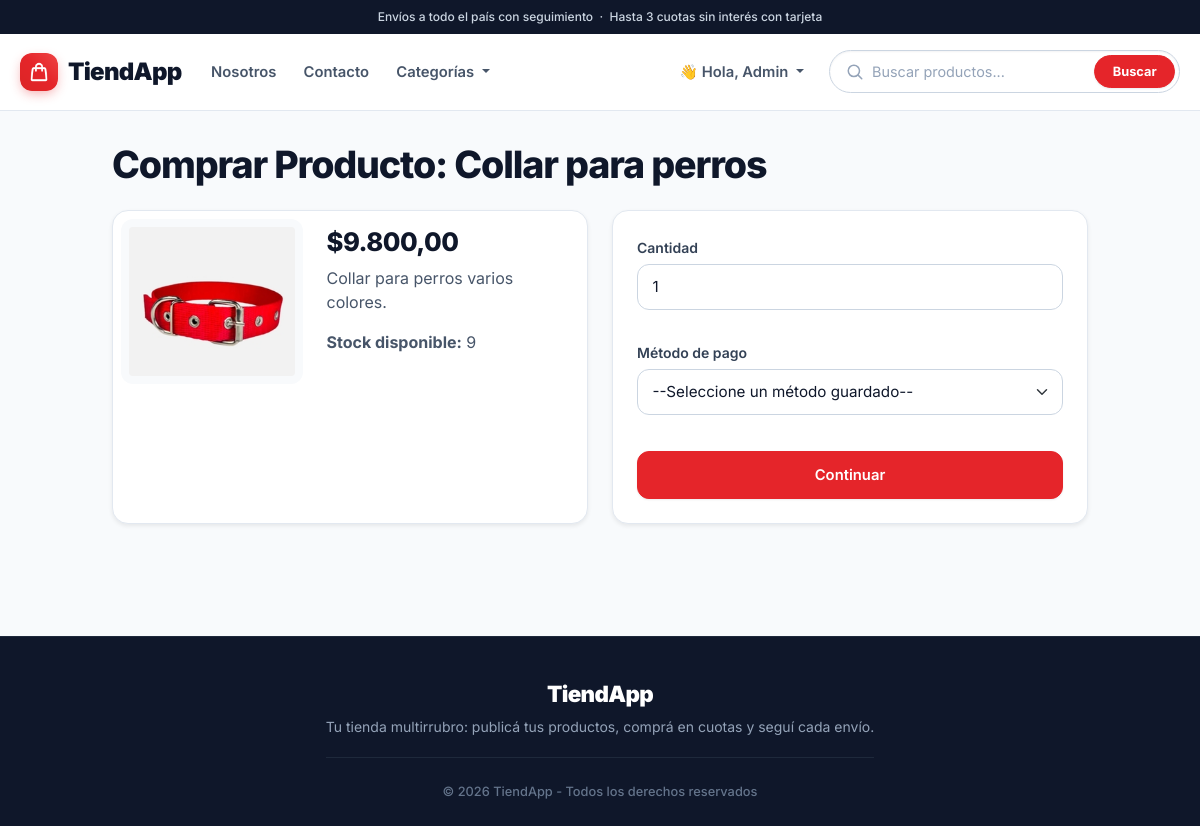
Screenshot of /pages/transaccion.php?id_producto=1 (signed in) with the database file from the repository.
### tables this page shows
CREATE TABLE `productos` (
  `id_producto` int(11) NOT NULL,
  `nombre` varchar(45) NOT NULL,
  `descripcion` text NOT NULL,
  `precio` decimal(10,2) NOT NULL,
  `stock` int(11) NOT NULL,
  `fecha_publicacion` date NOT NULL,
  `fk_categoria` int(11) NOT NULL,
  `fk_usuario` int(11) NOT NULL,
  `fk_estado_producto` int(11) NOT NULL
);

CREATE TABLE `archivos` (
  `id_archivo` int(11) NOT NULL,
  `nombre` varchar(100) NOT NULL,
  `fk_tipo_archivo` int(11) NOT NULL,
  `fk_producto` int(11) NOT NULL
);

### components/permisos.php (called while the page is built, shortened)
<?php
function requiere_login($ruta_login)
{
    return intval($_SESSION['id_usuario']);
}

### pages/transaccion.php (the view, shortened to what this page needs)
<?php
include_once("../components/permisos.php");
$id_usuario = requiere_login("login.php");
$id_producto = intval($_GET['id_producto']);
include_once("../components/header.php");
$check_trans = "
    SELECT t.*
    FROM transacciones t
    INNER JOIN metodos_pagos_usuarios mpu ON t.fk_metodo_pago_usuario = mpu.id_metodo_pago_usuario
    WHERE t.fk_producto = $id_producto
      AND t.fk_estado_transaccion = 1
      AND mpu.fk_usuario = $id_usuario
";
$res_trans = mysqli_query($con, $check_trans);
$trans_pendiente = $res_trans && mysqli_num_rows($res_trans) > 0 ? mysqli_fetch_assoc($res_trans) : null;
$res_producto = mysqli_query($con, "SELECT * FROM productos WHERE id_producto=$id_producto");
if (!$producto = mysqli_fetch_assoc($res_producto)) {
    print "<div class='alert alert-danger'>Producto no encontrado.</div>";
    include_once("../components/footer.php");
    exit;
}
?>
<br><main>
    <div class="container-fluid">
        <div class="row justify-content-center">
            <div class="col-12 col-lg-10">
                <h1 class="montserrat-bold">Comprar Producto: <?= htmlspecialchars($producto['nombre']); ?></h1>
                <div class="row mt-3">
                    <div class="col-12 col-lg-6 mb-3">
                        <div class="card shadow-sm rounded-3 compra-card">
                            <div class="row g-0">
                                <div class="col-5 d-flex align-items-center justify-content-center p-2">
                                    <?php
                                    $consulta_tipos = "SELECT id_tipo_archivo FROM tipos_archivos WHERE tipo IN ('JPG','JPEG','PNG')";
                                    $resp_tipos = mysqli_query($con, $consulta_tipos);
                                    $tipos_img = [];
                                    while ($row = mysqli_fetch_assoc($resp_tipos)) {
                                        $tipos_img[] = $row["id_tipo_archivo"];
                                    }
                                    $tipos_lista = count($tipos_img) > 0 ? implode(",", $tipos_img) : "0";
                                    $consulta_img = "SELECT nombre FROM archivos
                                                     WHERE fk_producto = $id_producto
                                                     AND fk_tipo_archivo IN ($tipos_lista)
                                                     ORDER BY id_archivo ASC LIMIT 1";
                                    $resp_img = mysqli_query($con, $consulta_img);
                                    $img = mysqli_fetch_assoc($resp_img);
                                    $imagen = $img ? $img["nombre"] : "no-image.png";
                                    ?>
                                    <img src="../prod_img/<?= $imagen; ?>"
                                         class="img-fluid rounded"
                                         style="max-height: 200px; object-fit: contain;"
                                         alt="<?= htmlspecialchars($producto['nombre']); ?>">
                                </div>
                                <div class="col-7">
                                    <div class="card-body">
                                        <h5 class="card-title">$<?= number_format($producto['precio'], 2, ',', '.'); ?></h5>
                                        <p class="card-text"><?= htmlspecialchars($producto['descripcion']); ?></p>
                                        <p class="card-text"><strong>Stock disponible:</strong> <?= $producto['stock']; ?></p>
                                    </div>
                                </div>
                            </div>
                        </div>
                    </div>
                    <?php if ($id_usuario != $producto['fk_usuario'] && $producto['stock'] > 0): ?>
                        <div class="col-12 col-lg-6 mb-3">
                            <div class="card shadow-sm rounded-3 p-3 compra-card">
                                <form action="abm_transacciones/transaccion_ok.php" method="post" class="formulario-usuario">
                                    <div class="mb-3">
                                        <label for="cantidad" class="form-label primero">Cantidad</label>
                                        <input type="number" class="form-control" id="cantidad" name="cantidad"
                                               value="<?= $trans_pendiente['cantidad'] ?? 1; ?>"
                                               min="1" max="<?= $producto['stock']; ?>" required>
                                    </div>
                                    <div class="mb-3">
                                        <label for="metodo_pago" class="form-label">Método de pago</label>
                                        <select class="form-select" id="metodo_pago" name="metodo_pago" required>
                                            <option value="">--Seleccione un método guardado--</option>
                                        </select>
                                    </div>
                                    <div class="d-flex gap-2">
                                        <button type="submit" class="btn flex-fill">Continuar</button>
                                    </div>
                                </form>
                            </div>
                        </div>
                    <?php endif; ?>
                </div>
            </div>
        </div>
    </div>
</main>
<?php include_once("../components/footer.php"); ?>

### css/styles.css (style rules this page uses)
:root { --marca: #e5252a; --marca-oscuro: #c81e23; --marca-50: #fef2f2; --marca-100: #fee2e2; --marca-200: #fecaca; --gris-50: #f8fafc; --gris-100: #f1f5f9; --gris-200: #e2e8f0; --gris-300: #cbd5e1; --gris-400: #94a3b8; --gris-500: #64748b; --gris-600: #475569; --gris-700: #334155; --gris-800: #1e293b; --gris-900: #0f172a; --verde: #059669; --verde-oscuro: #047857; --ambar: #d97706; --radio: 1rem; --radio-chico: 0.75rem; --sombra: 0 1px 2px rgba(15, 23, 42, 0.06), 0 1px 3px rgba(15, 23, 42, 0.08); --sombra-alta: 0 12px 28px -8px rgba(15, 23, 42, 0.18); --transicion: 0.2s cubic-bezier(0.16, 1, 0.3, 1); --bs-body-font-family: "Inter", system-ui, -apple-system, "Segoe UI", Roboto, sans-serif; --bs-body-color: var(--gris-800); --bs-body-bg: var(--gris-50); --bs-link-color: var(--marca); --bs-link-color-rgb: 229, 37, 42; --bs-link-hover-color: var(--marca-oscuro); --bs-link-hover-color-rgb: 200, 30, 35; --bs-border-color: var(--gris-200); --bs-border-radius: var(--radio-chico); }
html, body { height: 100%; margin: 0; }
body, #fondo, #fondo_admin { display: flex; flex-direction: column; min-height: 100vh; background: var(--gris-50) !important; color: var(--gris-800); font-family: var(--bs-body-font-family); -webkit-font-smoothing: antialiased; text-rendering: optimizeLegibility; }
main { flex: 1 0 auto; padding: 2rem 0 3rem; }
main div.container-fluid { overflow-x: hidden; }
.montserrat-bold, .montserrat-regular, .poppins-bold-italic { font-family: var(--bs-body-font-family); font-style: normal; }
.montserrat-bold { font-weight: 700; }
h1.montserrat-bold { margin: 0 0 1.5rem; color: var(--gris-900); font-size: clamp(1.75rem, 1.3rem + 1.4vw, 2.5rem); font-weight: 800; letter-spacing: -0.03em; line-height: 1.15; }
.btn { --bs-btn-padding-x: 1.1rem; --bs-btn-padding-y: 0.55rem; --bs-btn-font-weight: 600; --bs-btn-font-size: 0.925rem; --bs-btn-border-radius: var(--radio-chico); --bs-btn-focus-box-shadow: 0 0 0 3px rgba(229, 37, 42, 0.25); --bs-btn-color: #fff; --bs-btn-bg: var(--marca); --bs-btn-border-color: var(--marca); --bs-btn-hover-color: #fff; --bs-btn-hover-bg: var(--marca-oscuro); --bs-btn-hover-border-color: var(--marca-oscuro); --bs-btn-active-color: #fff; --bs-btn-active-bg: var(--marca-oscuro); --bs-btn-active-border-color: var(--marca-oscuro); --bs-btn-disabled-color: #fff; --bs-btn-disabled-bg: var(--gris-400); --bs-btn-disabled-border-color: var(--gris-400); font-family: var(--bs-body-font-family); font-style: normal; box-shadow: 0 1px 2px rgba(15, 23, 42, 0.08); transition: background-color var(--transicion), border-color var(--transicion), color var(--transicion), box-shadow var(--transicion), transform var(--transicion); }
.card { background: #fff; border: 1px solid var(--gris-200); border-radius: var(--radio); box-shadow: var(--sombra); overflow: hidden; color: var(--gris-800); }
.card-title { color: var(--gris-900); font-weight: 700; }
.compra-card { width: 100% !important; height: 100%; margin: 0 !important; border-radius: var(--radio) !important; }
.compra-card img { padding: 0.5rem; background: var(--gris-50) !important; border-radius: var(--radio-chico) !important; }
.compra-card .card-title { font-size: 1.6rem; font-weight: 800; letter-spacing: -0.02em; }
.compra-card .card-text { color: var(--gris-600); }
.compra-card form.formulario-usuario { margin: 0; padding: 0.5rem; border: 0; box-shadow: none; }
form.formulario-usuario { margin: 0 0 1.5rem; padding: 2rem; background: #fff !important; border: 1px solid var(--gris-200); border-radius: 1.25rem; box-shadow: var(--sombra); color: var(--gris-800) !important; font-family: var(--bs-body-font-family); }
.formulario-usuario label, .form-label { margin-bottom: 0.4rem; padding: 0; color: var(--gris-700); font-size: 0.875rem; font-weight: 600; }
.formulario-usuario label:not(.primero) { margin-top: 1rem; }
.formulario-usuario label.primero, .formulario-usuario .form-floating > label { margin-top: 0; }
.form-control, .form-select, .formulario-usuario .form-control, .formulario-usuario .form-select { padding: 0.65rem 0.9rem; background-color: #fff !important; border: 1px solid var(--gris-300); border-radius: var(--radio-chico); color: var(--gris-900) !important; font-size: 0.95rem; transition: border-color var(--transicion), box-shadow var(--transicion); }
.form-control::placeholder { color: var(--gris-400) !important; }
.formulario-usuario input[type="submit"], .formulario-usuario button[type="submit"] { margin-top: 1.25rem; padding: 0.75rem 1rem; }

### rows the page displays
productos: nombre "Collar para perros", precio "9.800,00", descripcion "Collar para perros varios colores.", stock "9"
archivos: nombre (picture)

### other values shown
$nombre_user "Admin"
